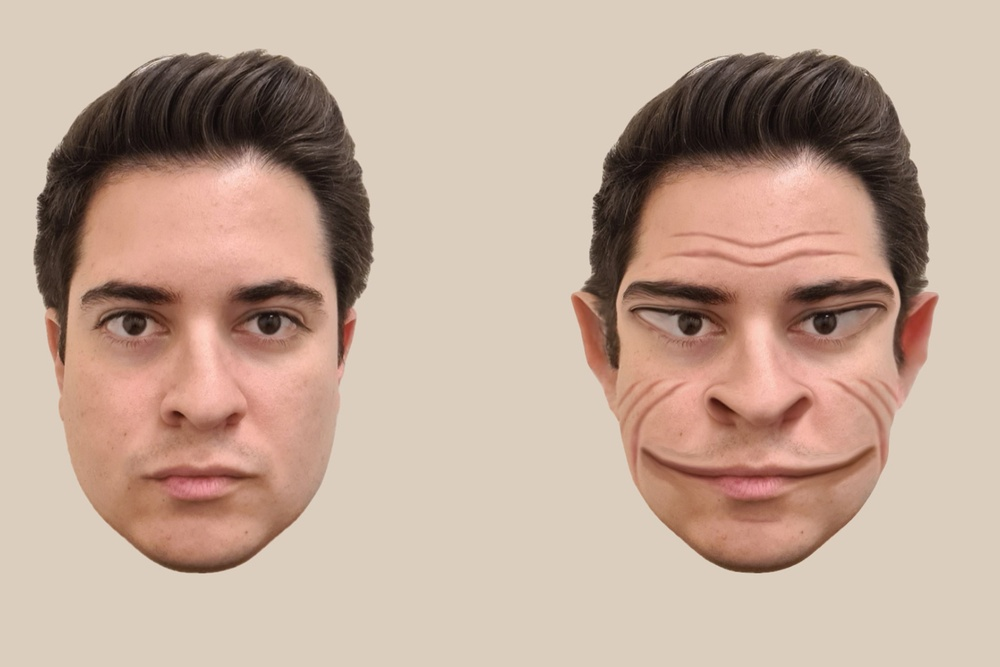
#> input picture clases/os/viola_jones/1.jpg, 1000 x 667 px, shrunk from 1800 x 1200 before the run
$ python a.py
#> lines starting #> are read from the running program, lines starting #| are printed output that depends on the picture; after the words box and inside, x2 and y2 are one past the last pixel; in counts of white or black regions, pixels touching at a corner belong together
import cv2
import dask
from dask import delayed, compute
import dask.array as da
import numpy as np
import os

# Load the pre-trained Haar Cascade for face detection
face_cascade = cv2.CascadeClassifier(cv2.data.haarcascades + 'haarcascade_frontalface_default.xml')

def detect_faces(image_path):
    """
    Detects faces in an image, draws a green rectangle around them, and returns the processed image.
    """
#> called with image_path = '1.jpg'
    # Load the image
    img = cv2.imread(image_path)
#> img is the input picture: shape (667, 1000, 3); mean B, G, R 152.1, 168, 193

    # Convert the image to grayscale (necessary for Haar Cascade)
    gray = cv2.cvtColor(img, cv2.COLOR_BGR2GRAY)
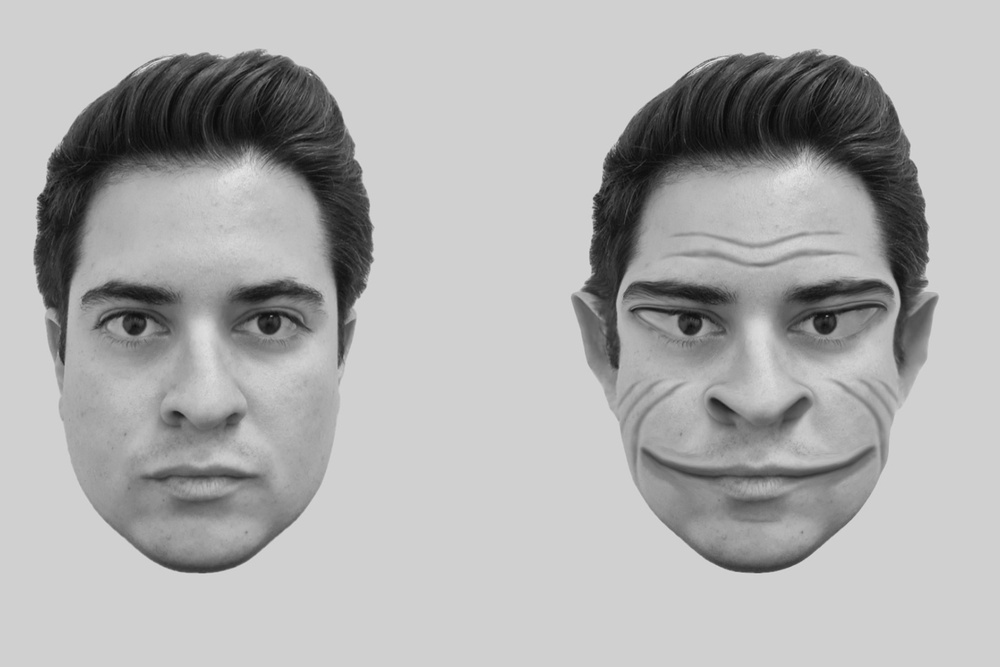
#> gray: shape (667, 1000); min 8, max 229, mean 173.6

    # Detect faces using the Haar Cascade
    faces = face_cascade.detectMultiScale(gray, scaleFactor=1.1, minNeighbors=5, minSize=(30, 30))
#> faces = [[30, 180, 359, 359], [557, 164, 392, 392]]

    # Draw a green rectangle around each detected face
    for (x, y, w, h) in faces:
        cv2.rectangle(img, (x, y), (x+w, y+h), (0, 255, 0), 2)
#> this loop made 2 passes
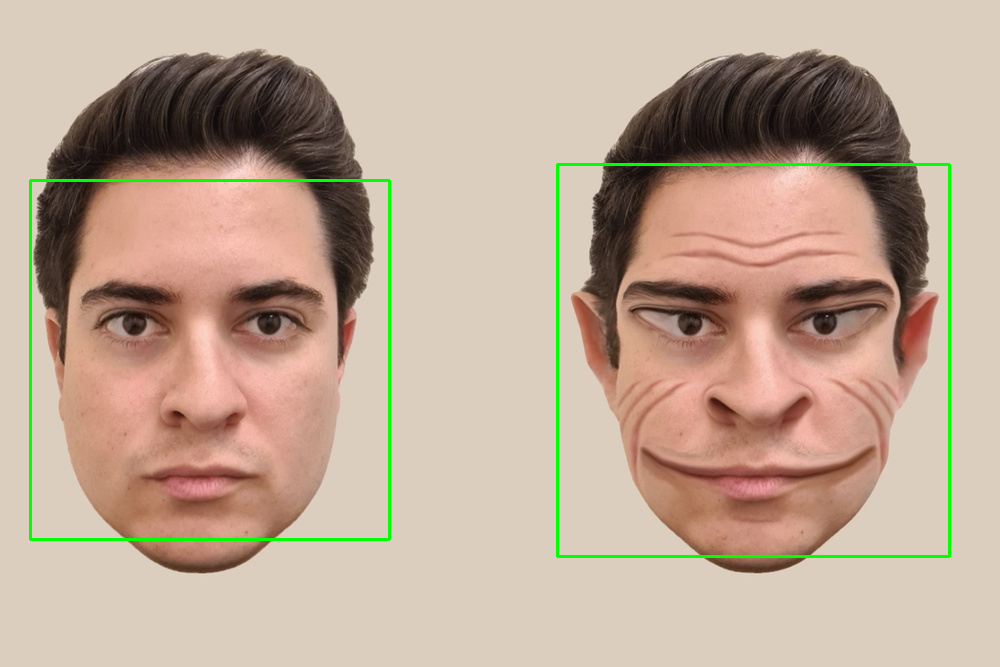
#> img: shape (667, 1000, 3); 1.35% of pixels changed, all inside (x1, y1, x2, y2) = (29, 163, 951, 558)

    # Return the processed image
    return img

def save_image(image, output_path):
    """
    Save the image to the specified path.
    """
    cv2.imwrite(output_path, image)

def process_image(image_path, output_path):
    """
    Detects faces in the image and saves the output with rectangles drawn.
    """
    # Detect faces and draw rectangles
    img_with_faces = detect_faces(image_path)

    # Save the processed image
    save_image(img_with_faces, output_path)

# Example list of images to process in parallel
image_paths = ["1.jpg"]  # Add your image paths here
output_paths = ["output1.jpg", "output2.jpg", "output3.jpg"]

# Use Dask's delayed function to parallelize the image processing
tasks = [delayed(process_image)(image_path, output_path) for image_path, output_path in zip(image_paths, output_paths)]

# Execute all tasks in parallel
compute(*tasks)
#> (this line was passed over: dask is not available in this run)

print("Face detection completed. Processed images are saved.")

$ run again, with clases/os/viola_jones/2.jpg copied over clases/os/viola_jones/1.jpg
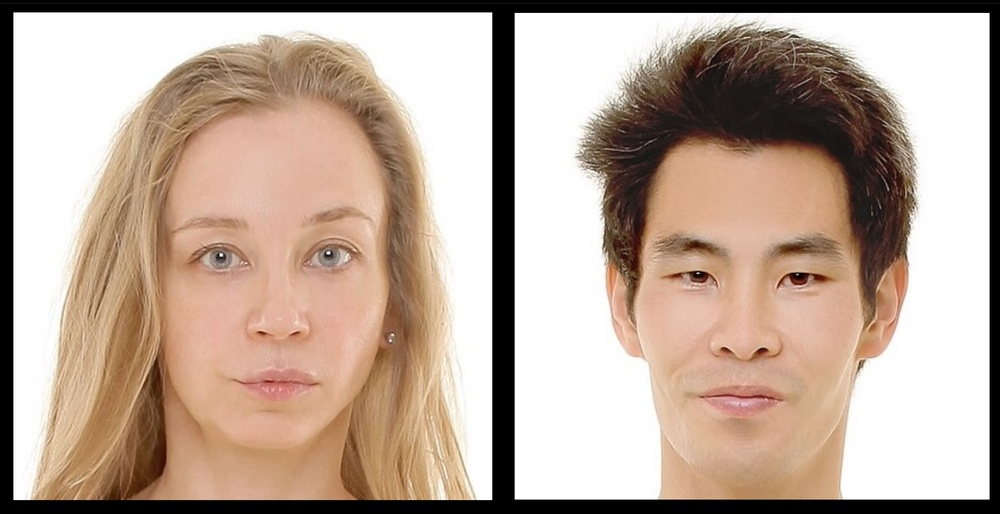
#> input picture clases/os/viola_jones/2.jpg, 1000 x 514 px, shrunk from 2015 x 1035 before the run
#> in detect_faces, img is the input picture: shape (514, 1000, 3); mean B, G, R 153.7, 168.2, 188.8
#> in detect_faces, `gray = cv2.cvtColor(img, cv2.COLOR_BGR2GRAY)`:
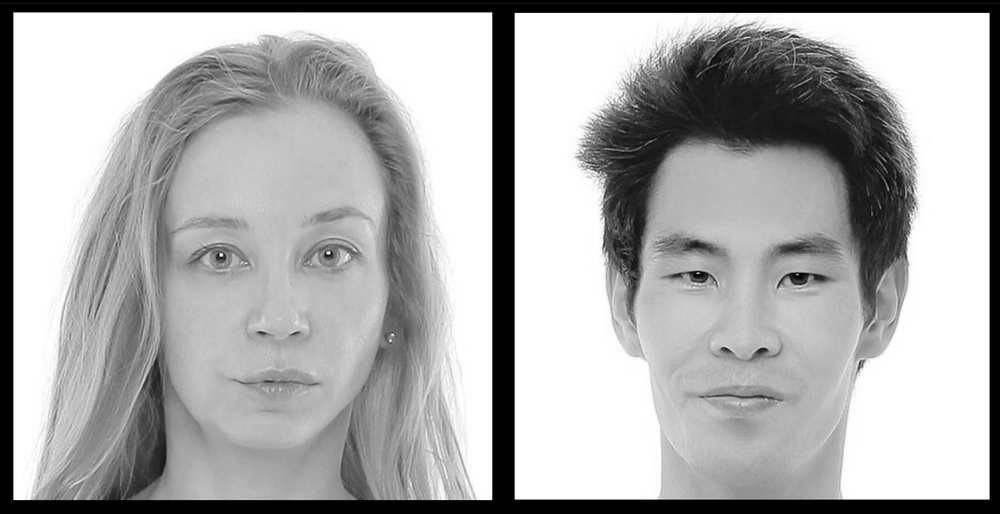
#> gray: shape (514, 1000); min 0, max 255, mean 172.7
#> faces = [[599, 152, 295, 295], [113, 128, 320, 320]]
#> the loop in detect_faces, `for (x, y, w, h) in faces:` made 2 passes
#> after the loop in detect_faces, `for (x, y, w, h) in faces:`:
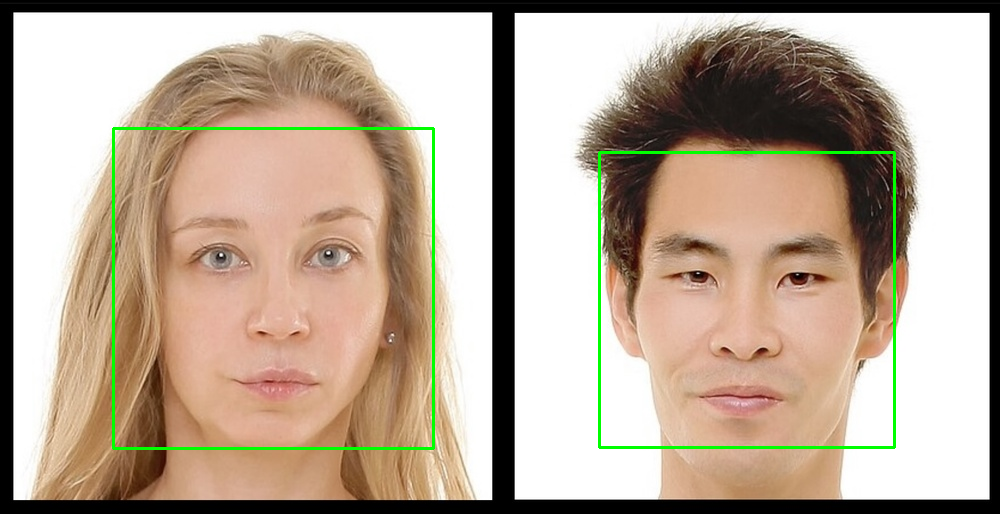
#> img: shape (514, 1000, 3); 1.43% of pixels changed, all inside (x1, y1, x2, y2) = (112, 127, 896, 450)

$ run again, with clases/os/viola_jones/3.jpg copied over clases/os/viola_jones/1.jpg
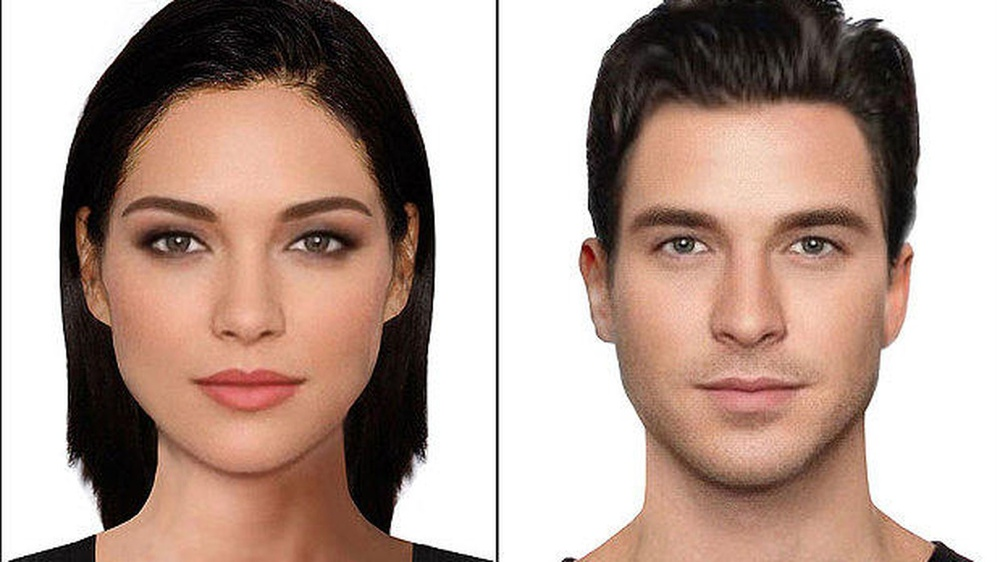
#> input picture clases/os/viola_jones/3.jpg, 1000 x 562 px, shrunk from 1600 x 900 before the run
#> in detect_faces, img is the input picture: shape (562, 1000, 3); mean B, G, R 147.4, 157.8, 181.1
#> in detect_faces, `gray = cv2.cvtColor(img, cv2.COLOR_BGR2GRAY)`:
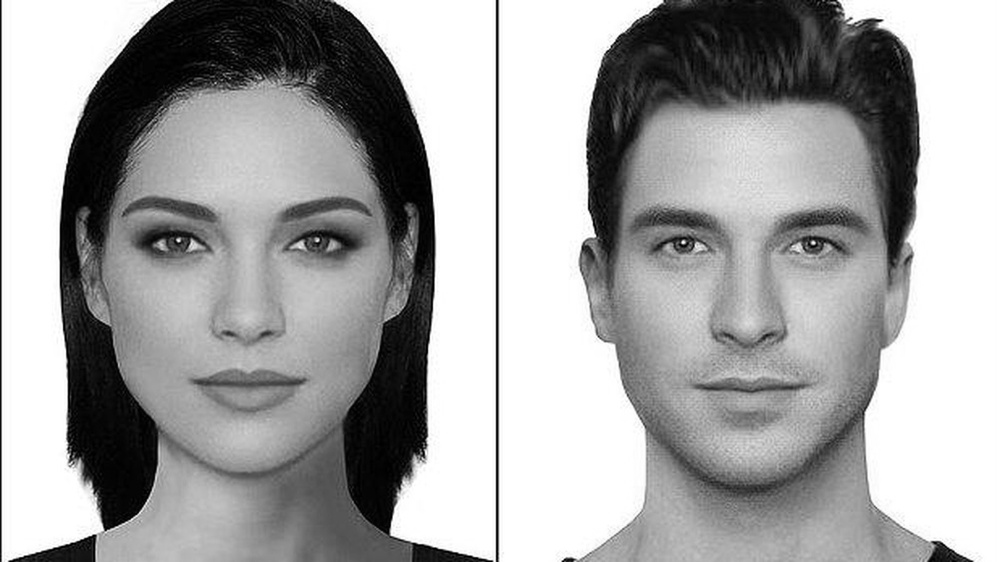
#> gray: shape (562, 1000); min 0, max 255, mean 163.6
#> faces = [[75, 110, 345, 345], [577, 113, 340, 340]]
#> the loop in detect_faces, `for (x, y, w, h) in faces:` made 2 passes
#> after the loop in detect_faces, `for (x, y, w, h) in faces:`:
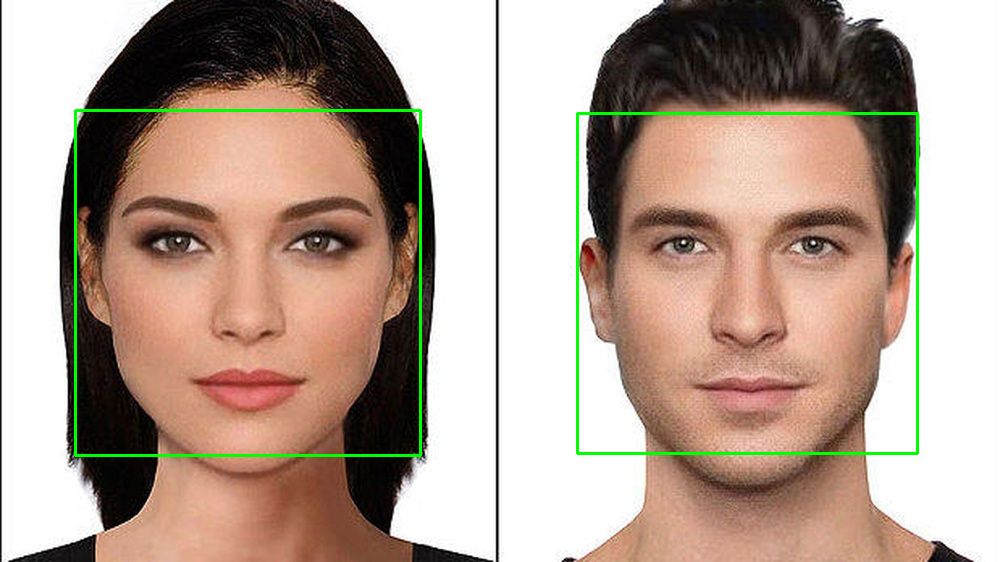
#> img: shape (562, 1000, 3); 1.46% of pixels changed, all inside (x1, y1, x2, y2) = (74, 109, 919, 457)
